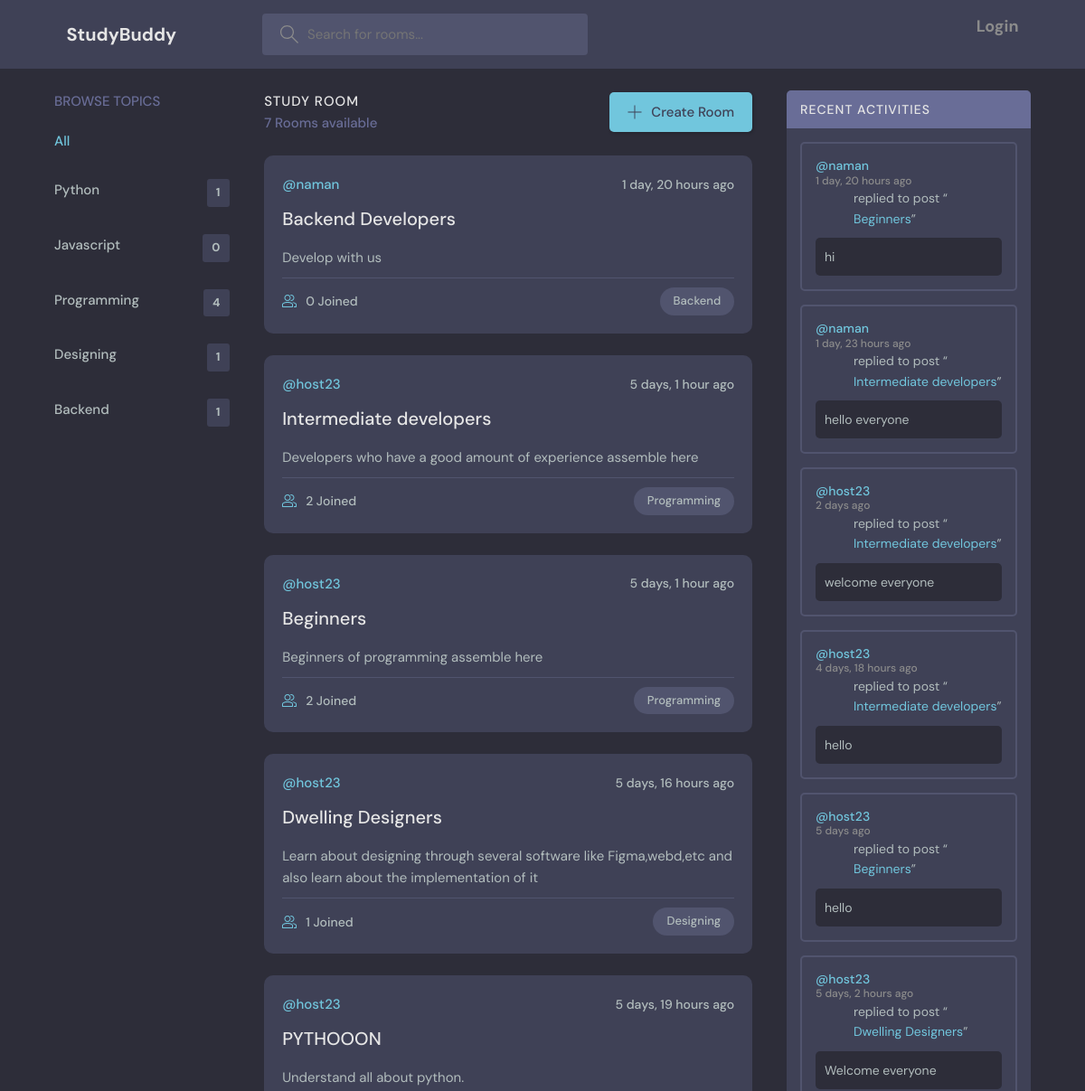
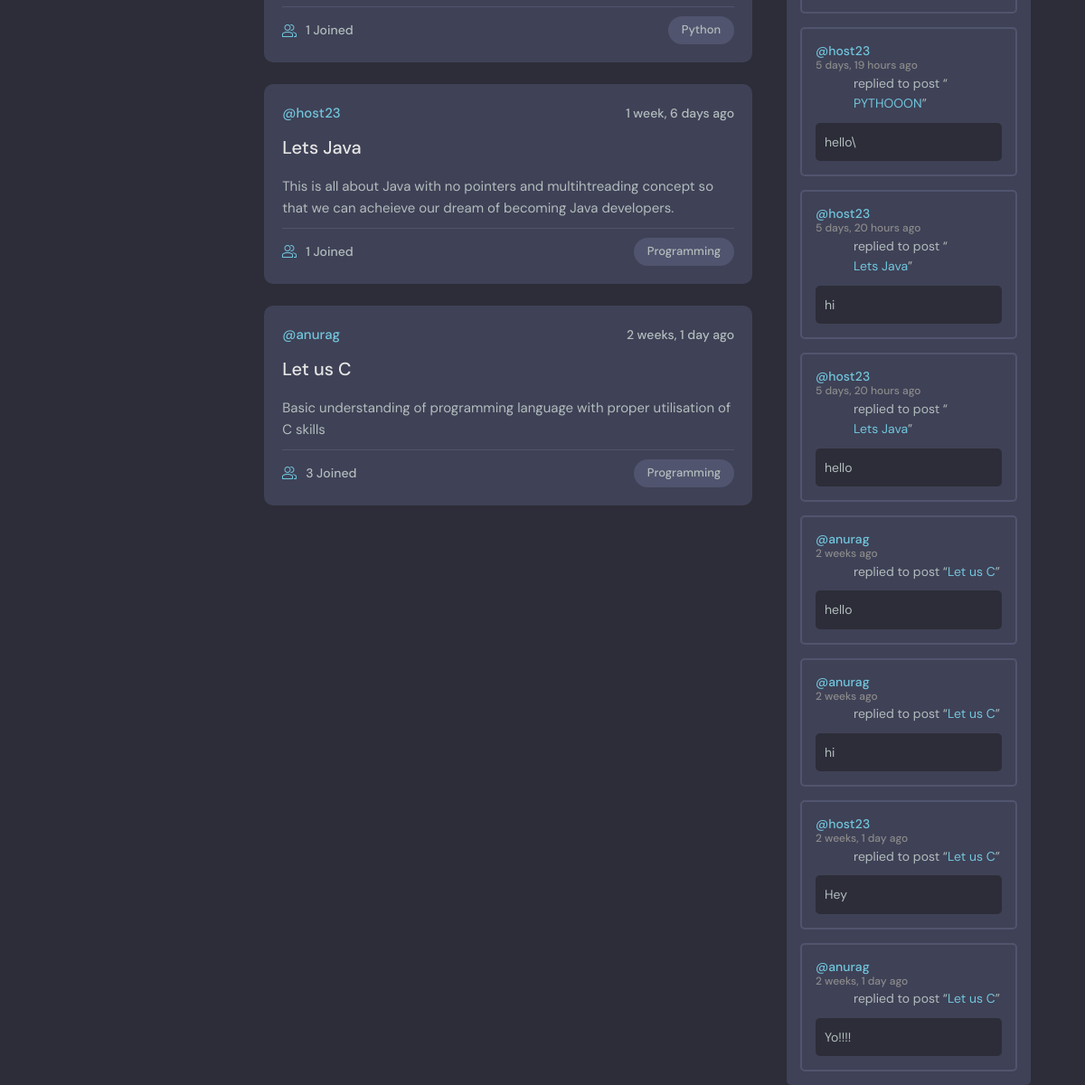
The page / on the database its author committed (2 pictures, top to bottom).
### base/models.py (models this page shows, shortened)
class Topic(models.Model):
    name = models.CharField(max_length=200)

class Room(models.Model):
    host = models.ForeignKey(User, on_delete=models.SET_NULL,null=True)
    topic = models.ForeignKey(Topic, on_delete=models.SET_NULL,null=True)
    name = models.CharField(max_length=200)
    desc = models.TextField(null=True, blank=True)
    members = models.ManyToManyField(User,related_name='members',blank=True)
    updated = models.DateTimeField(auto_now=True)
    created = models.DateTimeField(auto_now_add=True)
    class Meta:
        ordering = ['-updated','-created']
    def __str__(self):
        return self.name

class Message(models.Model):
    user = models.ForeignKey(User, on_delete=models.CASCADE)
    room = models.ForeignKey(Room, on_delete=models.CASCADE)
    body = models.TextField()
    updated = models.DateTimeField(auto_now=True)
    created = models.DateTimeField(auto_now_add=True)
    class Meta:
        ordering = ['-updated','-created']

### base/views.py (the view)
# urls.py: path('',views.home,name="home"),
def home(request):
    q = request.GET.get('q') if request.GET.get('q')!=None else ''
    rooms = Room.objects.filter(Q(topic__name__icontains=q) |
                                Q(name__icontains=q) |
                                Q(desc__icontains=q))
    topics = Topic.objects.all()
    room_count = rooms.count()
    room_messages=Message.objects.filter(Q(room__topic__name__icontains=q))
    context = {'rooms':rooms,'topics':topics,'room_count':room_count,'room_messages':room_messages}
    return render(request,'base/home.html',context)

### base/templates/base/home.html (shortened to what this page needs)
{% extends 'main.html' %}
{% block content %}
<main class="layout layout--3">
  <div class="container">
    {% include 'base/topic_components.html' %}
    <div class="roomList">
      <div class="roomList__header">
        <div>
          <h2>Study Room</h2>
          <p>{{room_count}} Rooms available</p>
        </div>
        <a class="btn btn--main" href="{% url 'create-room' %}">
          <svg
            version="1.1"
            xmlns="http://www.w3.org/2000/svg"
            width="32"
            height="32"
            viewBox="0 0 32 32"
          >
            <title>add</title>
            <path
              d="M16.943 0.943h-1.885v14.115h-14.115v1.885h14.115v14.115h1.885v-14.115h14.115v-1.885h-14.115v-14.115z"
            ></path>
          </svg>
          Create Room
        </a>
      </div>
      {% include 'base/feed_components.html' %}
    </div>
    {% include 'base/activity_components.html' %}
  </div>
</main>
{% endblock %}

### base/templates/base/topic_components.html
<div class="topics">
  <div class="topics__header">
    <h2>Browse Topics</h2>
  </div>
  <ul class="topics__list">
    <li>
      <a href="{% url 'home' %}" class="active">All </a>
    </li>
    {% for topic in topics %}
    <li>
      <a href="{% url 'home' %}?q={{topic.name}}">{{topic.name}}<span>{{topic.room_set.all.count}}</span></a>
    </li>
    {% endfor %}
  </ul>
</div>

### base/templates/base/feed_components.html (shortened to what this page needs)
{% for room in rooms %}
<div class="roomListRoom">
  <div class="roomListRoom__header">
    <a href="{% url 'user-profile' room.host.id %}" class="roomListRoom__author">
      <span>@{{room.host.username}}</span>
    </a>
    <div class="roomListRoom__actions">
      <span>{{room.created|timesince}} ago</span>
    </div>
  </div>
  <div class="roomListRoom__content">
    <a href="{% url 'room' room.id %}">{{room.name}}</a>
    <p>
      {{room.desc}}
    </p>
  </div>
  <div class="roomListRoom__meta">
    <a href="{% url 'room' room.id %}" class="roomListRoom__joined">
      {{room.members.all.count}} Joined
    </a>
    <p class="roomListRoom__topic">{{room.topic.name}}</p>
  </div>
</div>
{% endfor %}

### base/templates/base/activity_components.html (shortened to what this page needs)
<div class="activities">
  <div class="activities__header">
    <h2>Recent Activities</h2>
  </div>
  {% for message in room_messages %}
  <div class="activities__box">
    <div class="activities__boxHeader roomListRoom__header">
      <a href="{% url 'user-profile' message.user.id %}" class="roomListRoom__author">
        <p>
          @{{message.user}}
          <span>{{message.created|timesince}} ago</span>
        </p>
      </a>
    </div>
    <div class="activities__boxContent">
      <p>
        replied to post “<a href="{% url 'room' message.room.id  %}">{{message.room}}</a
        >”
      </p>
      <div class="activities__boxRoomContent">
        {{message.body}}
      </div>
    </div>
  </div>
  {% endfor %}
</div>

### rows shown on the page
Topic: name "Python", room_set.all.count "1"
Topic: name "Javascript", room_set.all.count "0"
Topic: name "Programming", room_set.all.count "4"
Topic: name "Designing", room_set.all.count "1"
Topic: name "Backend", room_set.all.count "1"
Room: host.username "naman", created "1 day, 20 hours", name "Backend Developers", desc "Develop with us", members.all.count "0", topic.name "Backend"
Room: host.username "host23", created "5 days, 1 hour", name "Intermediate developers", desc "Developers who have a good amount of experience assemble here", members.all.count "2", topic.name "Programming"
Room: host.username "host23", created "5 days, 1 hour", name "Beginners", desc "Beginners of programming assemble here", members.all.count "2", topic.name "Programming"
Room: host.username "host23", created "5 days, 16 hours", name "Dwelling Designers", desc "Learn about designing through several software like Figma,webd,etc and also learn about the implementation of it", members.all.count "1", topic.name "Designing"
Room: host.username "host23", created "5 days, 19 hours", name "PYTHOOON", desc "Understand all about python.", members.all.count "1", topic.name "Python"
Room: host.username "host23", created "1 week, 6 days", name "Lets Java", desc "This is all about Java with no pointers and multihtreading concept so that we can acheieve our dream of becoming Java developers.", members.all.count "1", topic.name "Programming"
Room: host.username "anurag", created "2 weeks, 1 day", name "Let us C", desc "Basic understanding of programming language with proper utilisation of C skills", members.all.count "3", topic.name "Programming"
Message: user "naman", created "1 day, 20 hours", room "Beginners", body "hi"
Message: user "naman", created "1 day, 23 hours", room "Intermediate developers", body "hello everyone"
Message: user "host23", created "2 days", room "Intermediate developers", body "welcome everyone"
Message: user "host23", created "4 days, 18 hours", room "Intermediate developers", body "hello"
Message: user "host23", created "5 days", room "Beginners", body "hello"
Message: user "host23", created "5 days, 2 hours", room "Dwelling Designers", body "Welcome everyone"
Message: user "host23", created "5 days, 19 hours", room "PYTHOOON", body "hello\\"
Message: user "host23", created "5 days, 20 hours", room "Lets Java", body "hi"
Message: user "host23", created "5 days, 20 hours", room "Lets Java", body "hello"
Message: user "anurag", created "2 weeks", room "Let us C", body "hello"
Message: user "anurag", created "2 weeks", room "Let us C", body "hi"
Message: user "host23", created "2 weeks, 1 day", room "Let us C", body "Hey"
Message: user "anurag", created "2 weeks, 1 day", room "Let us C", body "Yo!!!!"

### other values the page prints
{{ room_count }} "7"
